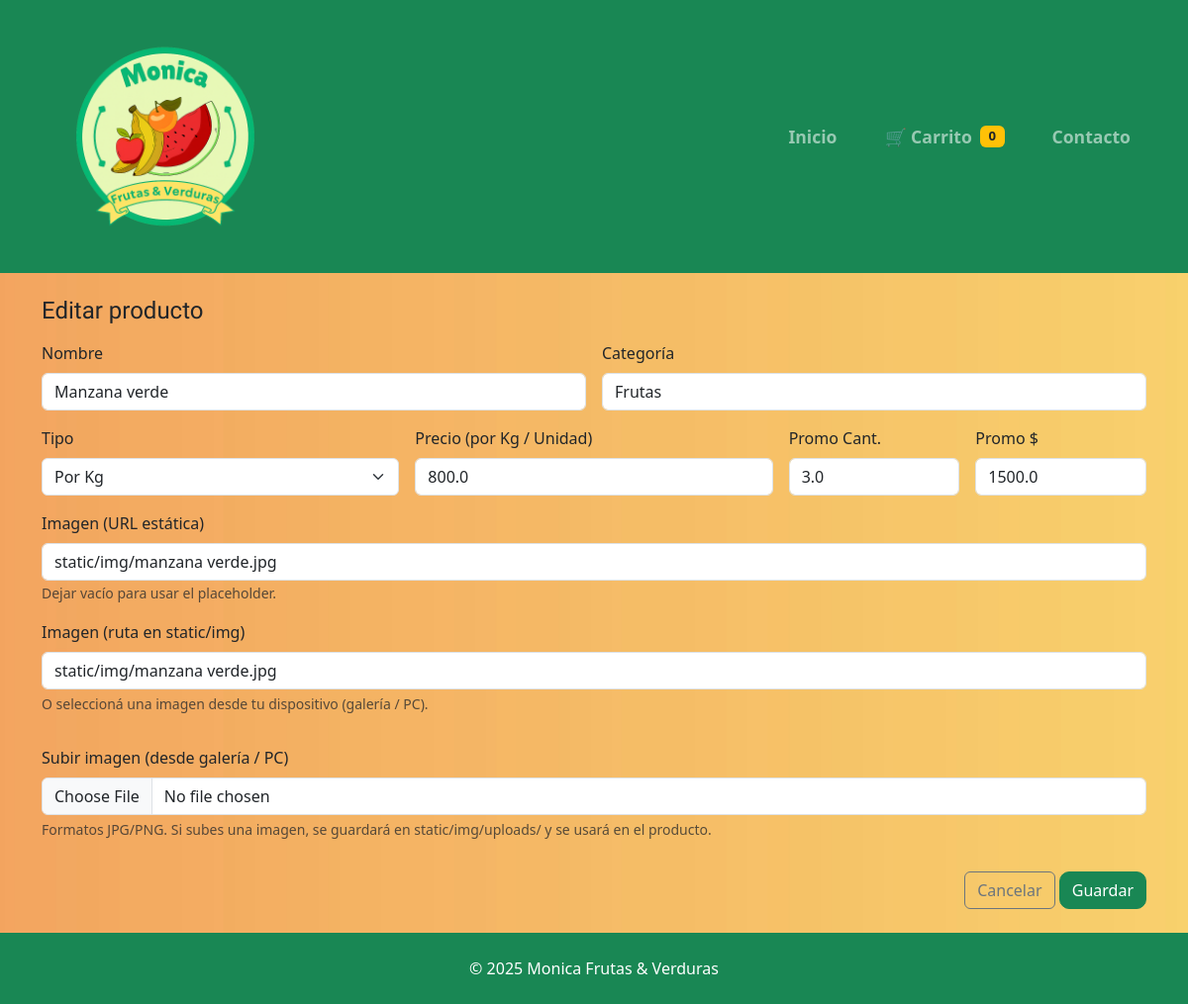
Screenshot of /admin_edit/1 (signed in) with the database file from the repository.
### tables this page shows
CREATE TABLE products(
            id INTEGER PRIMARY KEY AUTOINCREMENT,
            name TEXT NOT NULL,
            category TEXT NOT NULL,
            kind TEXT NOT NULL,         -- 'kg' o 'unit'
            price REAL NOT NULL,        -- $ por Kg o por Unidad
            promo_qty REAL,             -- cantidad promo (ej 2.0 kg o 3.0 uni)
            promo_price REAL,           -- precio promo total
            image TEXT                  -- ruta imagen (static)
        );

### app.py (the view, shortened to what this page needs)
@app.route("/admin_edit/<int:pid>", methods=["GET", "POST"])
def admin_edit(pid):
    if not session.get("is_admin"):
        return redirect(url_for("login_admin"))
    with db() as con:
        producto = con.execute("SELECT * FROM products WHERE id = ?", (pid,)).fetchone()
    if not producto:
        flash("Producto no encontrado.", "danger")
        return redirect(url_for("admin"))
    return render_template("admin_form.html", product=producto)

### app.py (called while the page is built)
def db():
    con = sqlite3.connect(DB_PATH)
    con.row_factory = sqlite3.Row
    return con

### templates/admin_form.html (shortened to what this page needs)
{% extends "base.html" %}
{% block content %}
<h1 class="h4 mb-3">{{ 'Editar' if product else 'Nuevo' }} producto</h1>
<form method="post" enctype="multipart/form-data" class="row g-3">
  <div class="col-12 col-md-6">
    <label class="form-label">Nombre</label>
    <input name="name" value="{{ product.name if product }}" required class="form-control">
  </div>
  <div class="col-12 col-md-6">
    <label class="form-label">Categoría</label>
    <input name="category" value="{{ product.category if product }}" required class="form-control" placeholder="Frutas, Verduras, Otros...">
  </div>
  <div class="col-6 col-md-4">
    <label class="form-label">Tipo</label>
    <select name="kind" class="form-select">
      <option value="kg" {{ 'selected' if product and product.kind=='kg' }}>Por Kg</option>
    </select>
  </div>
  <div class="col-6 col-md-4">
    <label class="form-label">Precio (por Kg / Unidad)</label>
    <input name="price" type="number" step="0.01" value="{{ product.price if product }}" required class="form-control">
  </div>
  <div class="col-6 col-md-2">
    <label class="form-label">Promo Cant.</label>
    <input name="promo_qty" type="number" step="0.25" value="{{ product.promo_qty if product }}" class="form-control" placeholder="ej 2">
  </div>
  <div class="col-6 col-md-2">
    <label class="form-label">Promo $</label>
    <input name="promo_price" type="number" step="0.01" value="{{ product.promo_price if product }}" class="form-control">
  </div>
  <div class="col-12">
    <label class="form-label">Imagen (URL estática)</label>
    <input name="image" value="{{ product.image if product }}" class="form-control" placeholder="static/img/mi-foto.jpg">
    <small class="text-muted">Dejar vacío para usar el placeholder.</small>
  </div>
  <div class="mb-3">
    <label class="form-label">Imagen (ruta en static/img)</label>
    <input type="text" name="image" class="form-control" placeholder="img/miimagen.jpg" value="{{ product.image if product else '' }}">
    <div class="form-text">O seleccioná una imagen desde tu dispositivo (galería / PC).</div>
  </div>
  <div class="mb-3">
    <label class="form-label">Subir imagen (desde galería / PC)</label>
    <input type="file" name="image_file" accept="image/*" class="form-control">
    <div class="form-text">Formatos JPG/PNG. Si subes una imagen, se guardará en static/img/uploads/ y se usará en el producto.</div>
  </div>
  <div class="col-12 text-end">
    <a class="btn btn-outline-secondary" href="{{ url_for('admin') }}">Cancelar</a>
    <button class="btn btn-success">Guardar</button>
  </div>
{% endblock %}

### static/css/styles.css (style rules this page uses)
body { background: #fafafa; }
h1, h2, h3, h4, h5, h6 { font-family: 'Averia Libre', cursive; font-weight: 700; }
.btn-success { border-radius: 10px; }

### rows the page displays
products: name "Manzana verde", category "Frutas", price "800.0", promo_qty "3.0", promo_price "1500.0", image "static/img/manzana verde.jpg"

### other values shown
{{ 'Editar' if product else 'Nuevo' }} "Editar"
